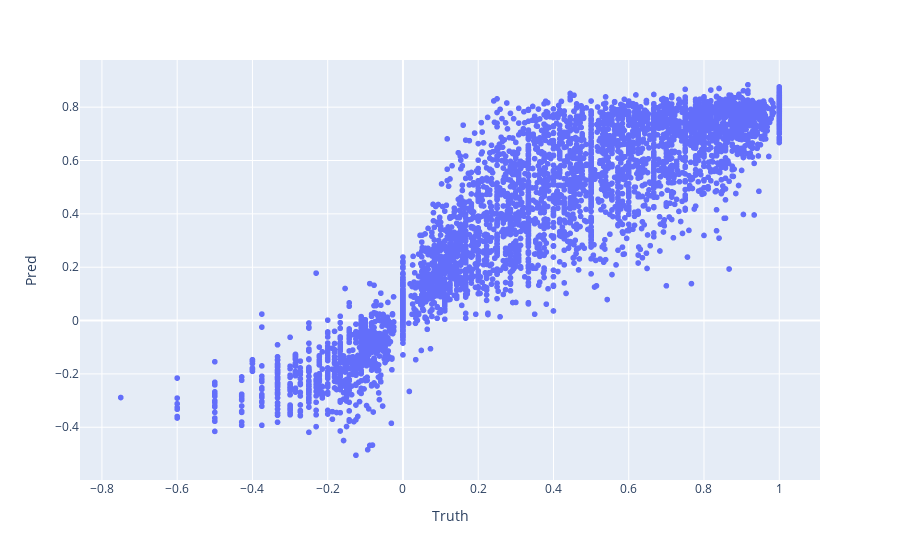

Write notebook code for a chart like this one.
### Code cell
px.scatter(tf,x='Truth',y='Pred')

### Figure 1 — Plotly figure (JSON) as saved in the notebook; plotly's stock layout.template omitted (floating-point values rounded to 4 significant figures; data arrays with more than 128 entries replaced by an {"elided": "..."} marker saying what was removed)
{"data": [{"hovertemplate": "Truth=%{x}<br>Pred=%{y}<extra></extra>", "legendgroup": "", "marker": {"color": "#636efa", "symbol": "circle"}, "mode": "markers", "name": "", "showlegend": false, "type": "scattergl", "x": {"elided": "4705 float values"}, "xaxis": "x", "y": {"elided": "4705 float values"}, "yaxis": "y"}], "layout": {"legend": {"tracegroupgap": 0}, "margin": {"t": 60}, "xaxis": {"anchor": "y", "domain": [0, 1], "title": {"text": "Truth"}}, "yaxis": {"anchor": "x", "domain": [0, 1], "title": {"text": "Pred"}}}}
